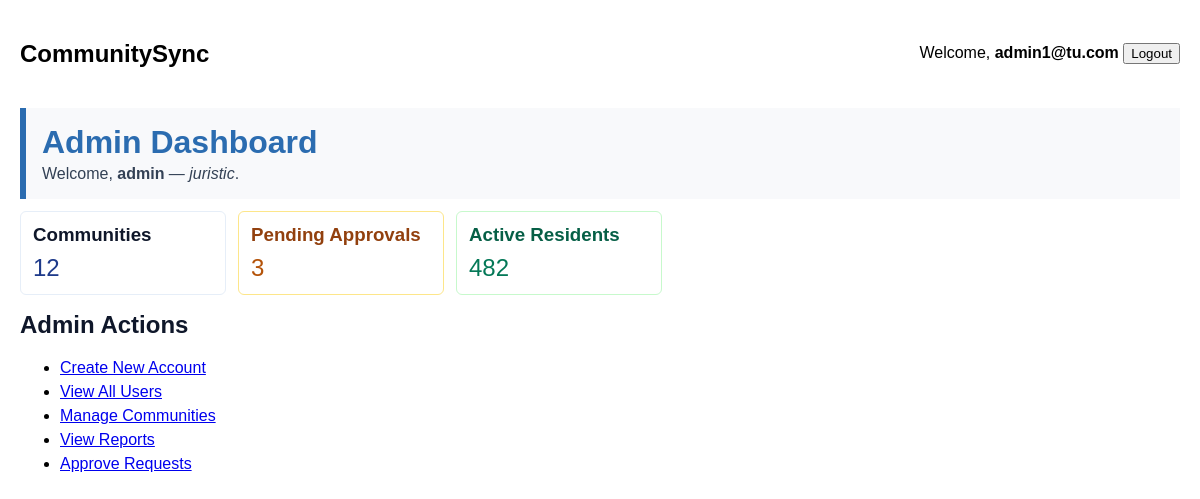
Page /dashboard/ (signed in) on the committed database.
### apps/accounts/models.py (models this page shows, shortened)
class CustomUser(AbstractUser):
    ROLE_CHOICES = (
        ("resident", "Resident"),
        ("juristic", "Juristic Person"),
        ("security", "Security Staff"),
    )
    name = models.CharField(max_length=255)
    email = models.EmailField(unique=True)
    role = models.CharField(max_length=20, choices=ROLE_CHOICES, default="resident")
    phone_number = models.CharField(max_length=15, blank=True, null=True)
    car_plate_num = models.CharField(max_length=20, blank=True, null=True)
    address = models.TextField(
        blank=True, null=True, help_text="Required for Residents"
    )
    USERNAME_FIELD = "username"
    REQUIRED_FIELDS = ["email", "name", "role"]

### apps/accounts/views.py (the view)
# urls.py: path("dashboard/", views.admin_dashboard, name="admin_dashboard"),
@login_required
def admin_dashboard(request):
    if request.user.role != "juristic":
        return redirect("resident_home")  # Prevent unauthorized access
    return render(request, "accounts/admin_dashboard.html")

### templates/accounts/admin_dashboard.html
{% extends "base.html" %}
{% block content %}
<div style="background:#f8f9fb;border-left:6px solid #2b6cb0;padding:16px;margin-bottom:12px;">
	<h1 style="color:#2b6cb0;margin:0;">Admin Dashboard</h1>
	<p style="margin:4px 0 0 0;color:#334155">Welcome, <strong>{{ request.user.name }}</strong> — <em>{{ request.user.role }}</em>.</p>
</div>
<div style="display:flex;gap:12px;flex-wrap:wrap;margin-bottom:16px;">
	<div style="background:#fff;border:1px solid #e6eef8;padding:12px;border-radius:6px;min-width:180px;">
		<h3 style="margin:0 0 8px 0;color:#0f172a">Communities</h3>
		<p style="margin:0;font-size:24px;color:#1e3a8a">12</p>
	</div>
	<div style="background:#fff;border:1px solid #fde68a;padding:12px;border-radius:6px;min-width:180px;">
		<h3 style="margin:0 0 8px 0;color:#92400e">Pending Approvals</h3>
		<p style="margin:0;font-size:24px;color:#b45309">3</p>
	</div>
	<div style="background:#fff;border:1px solid #c7f9cc;padding:12px;border-radius:6px;min-width:180px;">
		<h3 style="margin:0 0 8px 0;color:#065f46">Active Residents</h3>
		<p style="margin:0;font-size:24px;color:#047857">482</p>
	</div>
</div>
<section>
	<h2 style="margin-top:0;color:#0f172a">Admin Actions</h2>
	<ul>
		<li><a href="{% url 'create_account' %}">Create New Account</a></li>
		<li><a href="{% url 'user_list' %}">View All Users</a></li>
		<li><a href="#">Manage Communities</a></li>
		<li><a href="#">View Reports</a></li>
		<li><a href="#">Approve Requests</a></li>
	</ul>
</section>
{% endblock %}

### templates/base.html (shortened to what this page needs)
<!doctype html>
<html lang="en">
<head>
</head>
<body>
    <div class="navbar">
        <h2>CommunitySync</h2>
        {% if request.user.is_authenticated %}
            <div>
                Welcome, <strong>{{ request.user.email }}</strong>
                <button onclick="logoutUser()">Logout</button>
            </div>
        {% endif %}
    </div>
    {% block content %}
    {% endblock %}
</body>
</html>

### templates/base.html (style rules this page uses)
body { font-family: Arial, sans-serif; margin: 0; padding: 20px; }
.navbar { display: flex; justify-content: space-between; align-items: center; margin-bottom: 20px; }
ul li { margin: 6px 0; }

### rows in the picture
CustomUser: user.email "admin1@tu.com", user.name "admin", user.role "juristic"
